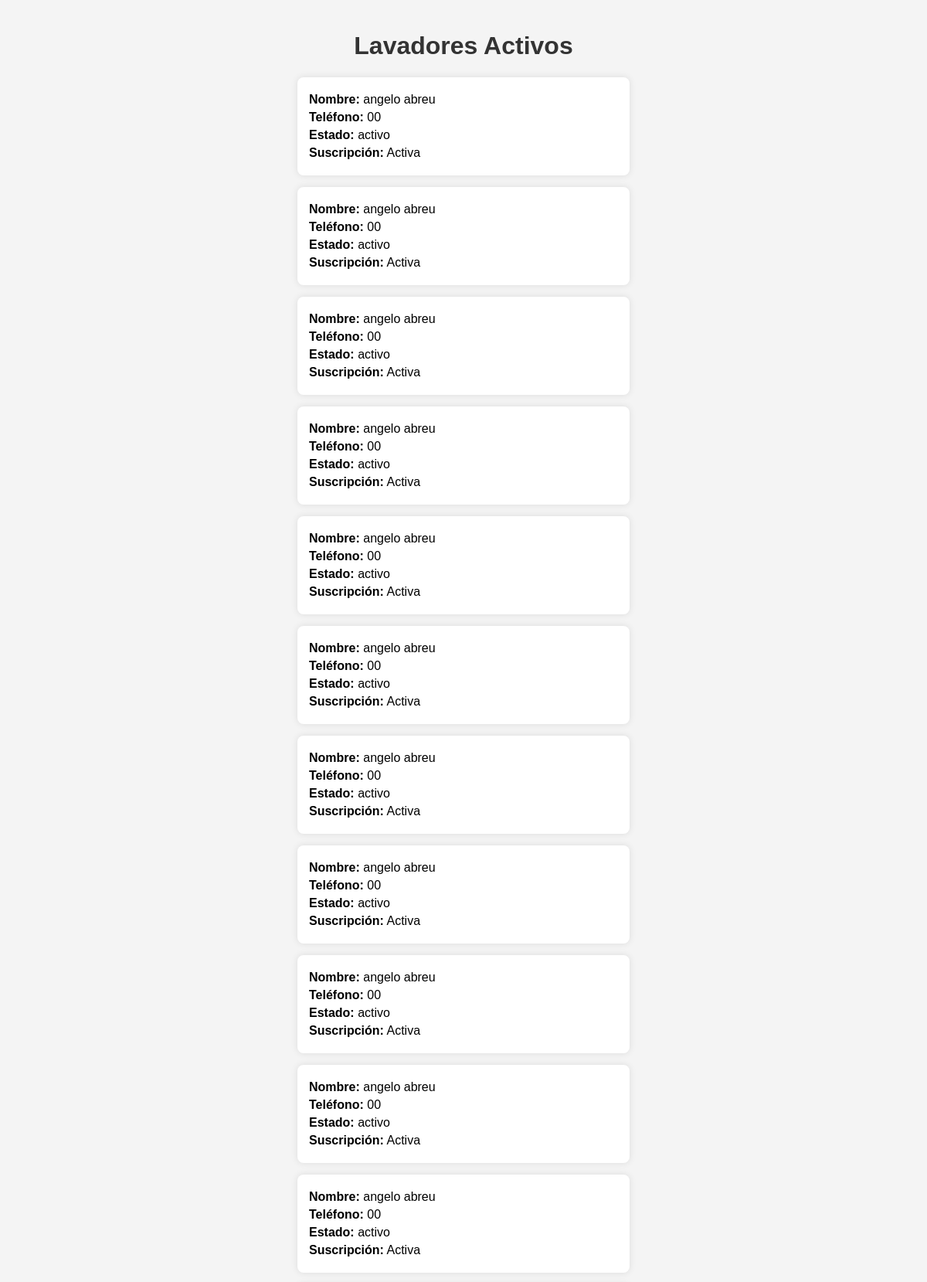
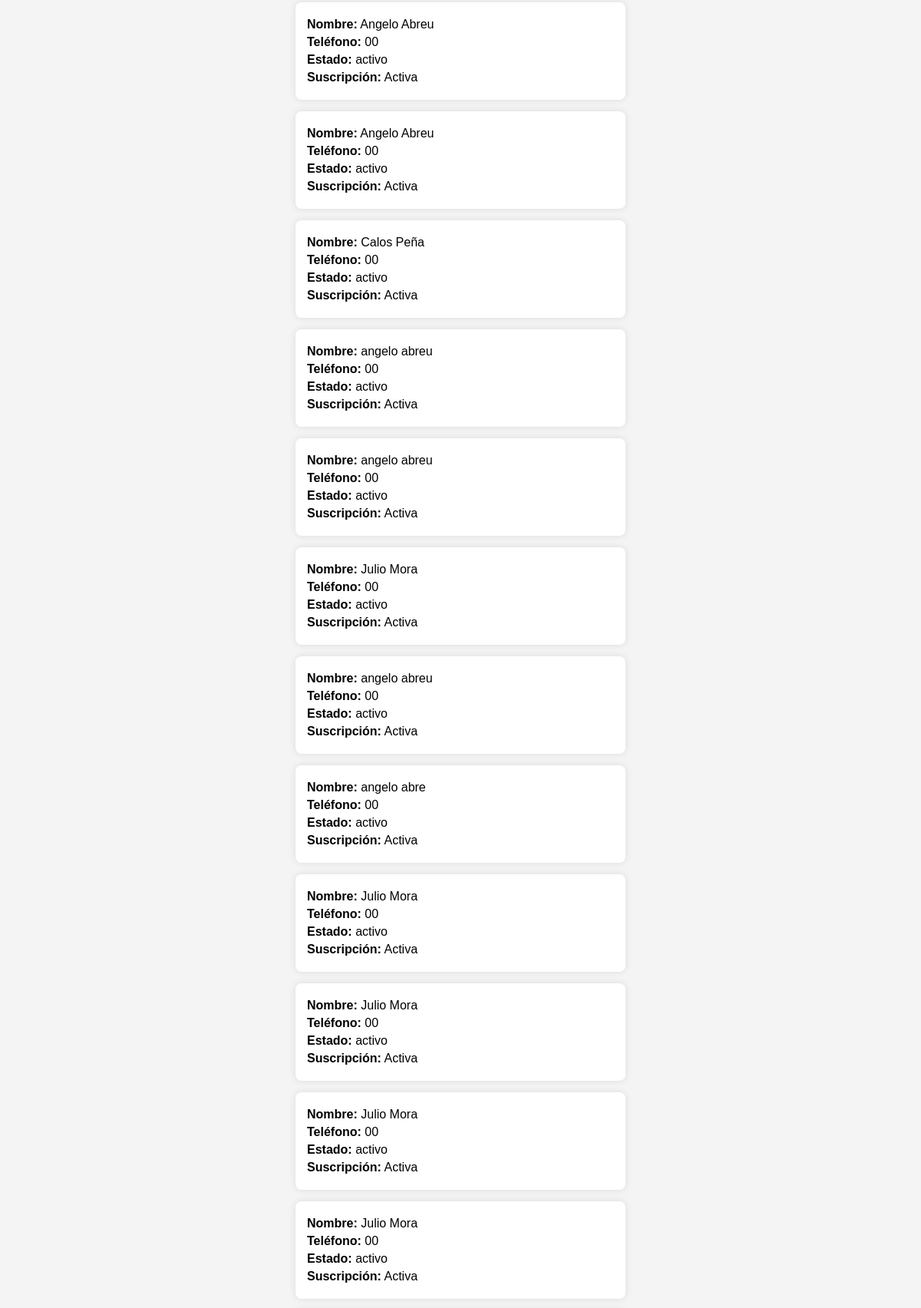
/lavadores_activos (upper part), run on the app's committed database (2 pictures, top to bottom).
### app.py (models this page shows)
class Usuario(db.Model):
    id = db.Column(db.Integer, primary_key=True)
    rol = db.Column(db.String(50))
    nombre = db.Column(db.String(50))
    apellido = db.Column(db.String(50))
    telefono = db.Column(db.String(20))
    estado = db.Column(db.String(20), default='inactivo')
    latitud = db.Column(db.Float)
    longitud = db.Column(db.Float)
    suscrito = db.Column(db.Boolean, default=False)
    fecha_aprobacion = db.Column(db.DateTime, nullable=True)
    fecha_expiracion = db.Column(db.DateTime, nullable=True)
    bauche = db.Column(db.String(200))
    id_personal = db.Column(db.String(50))
    descripcion = db.Column(db.String(200))

### app.py (the view)
@app.route('/lavadores_activos')
def lavadores_activos():
    lavadores = Usuario.query.filter_by(rol='lavador', estado='activo').all()
    return render_template('admin_lavadores.html', lavadores=lavadores)

### templates/admin_lavadores.html (shortened to what this page needs)
<!DOCTYPE html>
<html lang="es">
<head>
</head>
<body>
    <h1>Lavadores Activos</h1>
    {% if lavadores %}
        {% for lavador in lavadores %}
            <div class="lavador">
                <p><strong>Nombre:</strong> {{ lavador.nombre }} {{ lavador.apellido }}</p>
                <p><strong>Teléfono:</strong> {{ lavador.telefono }}</p>
                <p><strong>Estado:</strong> {{ lavador.estado }}</p>
                <p><strong>Suscripción:</strong> {{ 'Activa' if lavador.suscrito else 'Inactiva' }}</p>
            </div>
        {% endfor %}
    {% else %}
        <p>No hay lavadores activos en este momento.</p>
    {% endif %}
</body>
</html>

### templates/admin_lavadores.html (style rules this page uses)
body { font-family: Arial, sans-serif; background-color: #f4f4f4; margin: 0; padding: 20px; text-align: center; }
h1 { color: #333; }
.lavador { background-color: white; margin: 15px auto; padding: 15px; border-radius: 8px; width: 90%; max-width: 400px; box-shadow: 0 0 10px rgba(0, 0, 0, 0.1); text-align: left; }
.lavador p { margin: 5px 0; }

### data on the page
Usuario: nombre "angelo", apellido "abreu", telefono "00", estado "activo", suscrito "Activa"
Usuario: nombre "angelo", apellido "abreu", telefono "00", estado "activo", suscrito "Activa"
Usuario: nombre "angelo", apellido "abreu", telefono "00", estado "activo", suscrito "Activa"
Usuario: nombre "angelo", apellido "abreu", telefono "00", estado "activo", suscrito "Activa"
Usuario: nombre "angelo", apellido "abreu", telefono "00", estado "activo", suscrito "Activa"
Usuario: nombre "angelo", apellido "abreu", telefono "00", estado "activo", suscrito "Activa"
Usuario: nombre "angelo", apellido "abreu", telefono "00", estado "activo", suscrito "Activa"
Usuario: nombre "angelo", apellido "abreu", telefono "00", estado "activo", suscrito "Activa"
Usuario: nombre "angelo", apellido "abreu", telefono "00", estado "activo", suscrito "Activa"
Usuario: nombre "angelo", apellido "abreu", telefono "00", estado "activo", suscrito "Activa"
Usuario: nombre "angelo", apellido "abreu", telefono "00", estado "activo", suscrito "Activa"
Usuario: nombre "Angelo", apellido "Abreu", telefono "00", estado "activo", suscrito "Activa"
Usuario: nombre "Angelo", apellido "Abreu", telefono "00", estado "activo", suscrito "Activa"
Usuario: nombre "Calos", apellido "Peña", telefono "00", estado "activo", suscrito "Activa"
Usuario: nombre "angelo", apellido "abreu", telefono "00", estado "activo", suscrito "Activa"
Usuario: nombre "angelo", apellido "abreu", telefono "00", estado "activo", suscrito "Activa"
Usuario: nombre "Julio", apellido "Mora", telefono "00", estado "activo", suscrito "Activa"
Usuario: nombre "angelo", apellido "abreu", telefono "00", estado "activo", suscrito "Activa"
Usuario: nombre "angelo", apellido "abre", telefono "00", estado "activo", suscrito "Activa"
Usuario: nombre "Julio", apellido "Mora", telefono "00", estado "activo", suscrito "Activa"
Usuario: nombre "Julio", apellido "Mora", telefono "00", estado "activo", suscrito "Activa"
Usuario: nombre "Julio", apellido "Mora", telefono "00", estado "activo", suscrito "Activa"
Usuario: nombre "Julio", apellido "Mora", telefono "00", estado "activo", suscrito "Activa"
